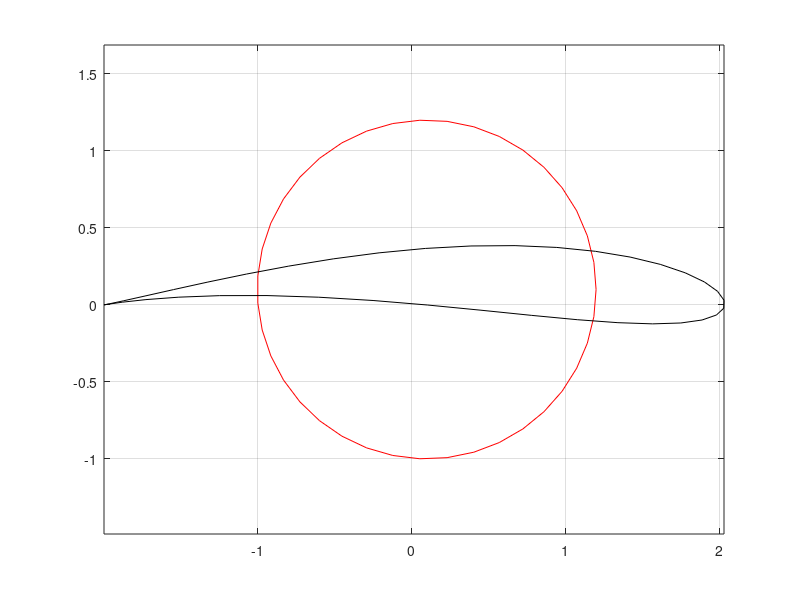

This figure's MATLAB source:
% Listing 11-4 - Parametric plots
clear
clc
close all

 th = linspace(0, 2*pi, 40);
 r = 1.1; g = .1;
 cx = sqrt(r^2-g^2) - 1;  cy = g;
 x = r*cos(th) + cx;
 y = r*sin(th) + cy;
 plot( x, y, 'r' )
 axis equal
 grid on
 hold on
 z = complex(x, y)
 w = z + 1 ./ z
 plot( real(w), imag(w), 'k' );

